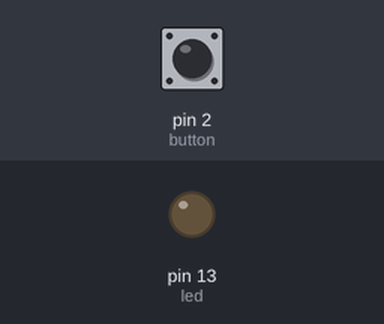
Simulated run of this sketch. Board: Arduino Uno, built with avr-gcc and run on an emulated ATmega328P. On the bench: output pins drawn as LEDs (lit = HIGH). Inputs (shaded band) come from the test bench; at power-on: pin 2 (button) LOW.

Above: at 1.2 s.
1.3 s: pin 2 (button) pulled HIGH for 0.15 s
At 1.37 s:
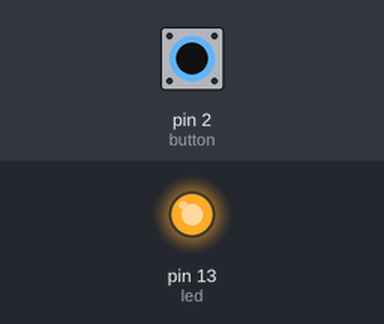
2.9 s: pin 2 (button) pulled HIGH for 3.2 s
At 6.4 s:
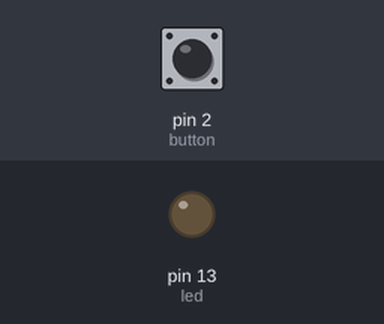
Timing chart, 0 to 7.9 s (numbered marks = the images above; inputs shaded):
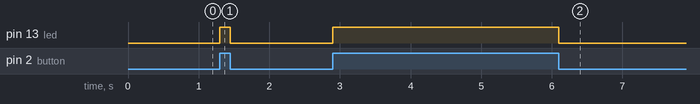

Measured:
- after the input at 1.3 s, pin 13 (led): LOW → HIGH at once, → LOW 0.15 s later
- after the input at 2.9 s, pin 13 (led): LOW → HIGH at once, → LOW 3.2 s later

The sketch:

button_1_button_no_if.ino
```cpp
int led = 13;
int button = 2;
int buttonState;
void setup() {
  pinMode(led,OUTPUT);
  pinMode(button,INPUT);
}

void loop() {
  buttonState = digitalRead(button);
  digitalWrite(led,buttonState);
}
```
